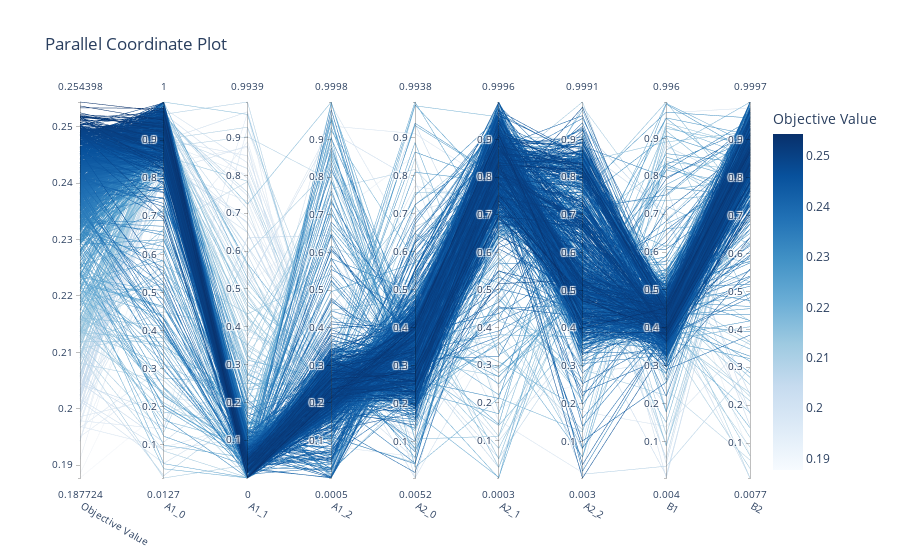

Source (notebook cell):
### Code cell
from plotly.io import show


fig = optuna.visualization.plot_parallel_coordinate(study, params=study.best_params.keys())
show(fig)

### Figure 1 — Plotly figure (JSON) as saved in the notebook; plotly's stock layout.template omitted (floating-point values rounded to 4 significant figures; data arrays with more than 128 entries replaced by an {"elided": "..."} marker saying what was removed)
{"data": [{"dimensions": [{"label": "Objective Value", "range": [0.1877, 0.2544], "values": {"elided": "1000 float values"}}, {"label": "A1_0", "range": [0.01272, 1.0], "values": {"elided": "1000 float values"}}, {"label": "A1_1", "range": [3.632e-06, 0.9939], "values": {"elided": "1000 float values"}}, {"label": "A1_2", "range": [0.0004613, 0.9998], "values": {"elided": "1000 float values"}}, {"label": "A2_0", "range": [0.005176, 0.9938], "values": {"elided": "1000 float values"}}, {"label": "A2_1", "range": [0.0002727, 0.9996], "values": {"elided": "1000 float values"}}, {"label": "A2_2", "range": [0.002982, 0.9991], "values": {"elided": "1000 float values"}}, {"label": "B1", "range": [0.003993, 0.996], "values": {"elided": "1000 float values"}}, {"label": "B2", "range": [0.00768, 0.9997], "values": {"elided": "1000 float values"}}], "labelangle": 30, "labelside": "bottom", "line": {"color": {"elided": "1000 float values"}, "colorbar": {"title": {"text": "Objective Value"}}, "colorscale": [[0, "rgb(247,251,255)"], [0.125, "rgb(222,235,247)"], [0.25, "rgb(198,219,239)"], [0.375, "rgb(158,202,225)"], [0.5, "rgb(107,174,214)"], [0.625, "rgb(66,146,198)"], [0.75, "rgb(33,113,181)"], [0.875, "rgb(8,81,156)"], [1, "rgb(8,48,107)"]], "reversescale": false, "showscale": true}, "type": "parcoords"}], "layout": {"title": {"text": "Parallel Coordinate Plot"}}}
